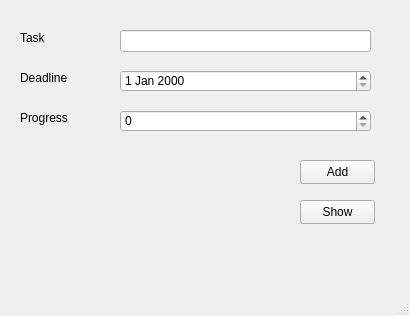
<?xml version="1.0" encoding="UTF-8"?>
<ui version="4.0">
 <class>Database</class>
 <widget class="QMainWindow" name="Database">
  <property name="geometry">
   <rect>
    <x>0</x>
    <y>0</y>
    <width>410</width>
    <height>316</height>
   </rect>
  </property>
  <property name="windowTitle">
   <string>Database</string>
  </property>
  <widget class="QWidget" name="centralwidget">
   <widget class="QLabel" name="label">
    <property name="geometry">
     <rect>
      <x>20</x>
      <y>30</y>
      <width>81</width>
      <height>16</height>
     </rect>
    </property>
    <property name="text">
     <string>Task</string>
    </property>
   </widget>
   <widget class="QLabel" name="label_2">
    <property name="geometry">
     <rect>
      <x>20</x>
      <y>70</y>
      <width>81</width>
      <height>16</height>
     </rect>
    </property>
    <property name="text">
     <string>Deadline</string>
    </property>
   </widget>
   <widget class="QLabel" name="label_3">
    <property name="geometry">
     <rect>
      <x>20</x>
      <y>110</y>
      <width>81</width>
      <height>16</height>
     </rect>
    </property>
    <property name="text">
     <string>Progress</string>
    </property>
   </widget>
   <widget class="QLineEdit" name="Title">
    <property name="geometry">
     <rect>
      <x>120</x>
      <y>30</y>
      <width>251</width>
      <height>22</height>
     </rect>
    </property>
   </widget>
   <widget class="QDateEdit" name="Deadline">
    <property name="geometry">
     <rect>
      <x>120</x>
      <y>70</y>
      <width>251</width>
      <height>22</height>
     </rect>
    </property>
   </widget>
   <widget class="QSpinBox" name="Progress">
    <property name="geometry">
     <rect>
      <x>120</x>
      <y>110</y>
      <width>251</width>
      <height>22</height>
     </rect>
    </property>
   </widget>
   <widget class="QPushButton" name="pushButton">
    <property name="geometry">
     <rect>
      <x>300</x>
      <y>160</y>
      <width>75</width>
      <height>24</height>
     </rect>
    </property>
    <property name="text">
     <string>Add</string>
    </property>
   </widget>
   <widget class="QPushButton" name="pushButton_2">
    <property name="geometry">
     <rect>
      <x>300</x>
      <y>200</y>
      <width>75</width>
      <height>24</height>
     </rect>
    </property>
    <property name="text">
     <string>Show</string>
    </property>
   </widget>
  </widget>
  <widget class="QMenuBar" name="menubar">
   <property name="geometry">
    <rect>
     <x>0</x>
     <y>0</y>
     <width>410</width>
     <height>22</height>
    </rect>
   </property>
  </widget>
  <widget class="QStatusBar" name="statusbar"/>
 </widget>
 <resources/>
 <connections/>
</ui>
